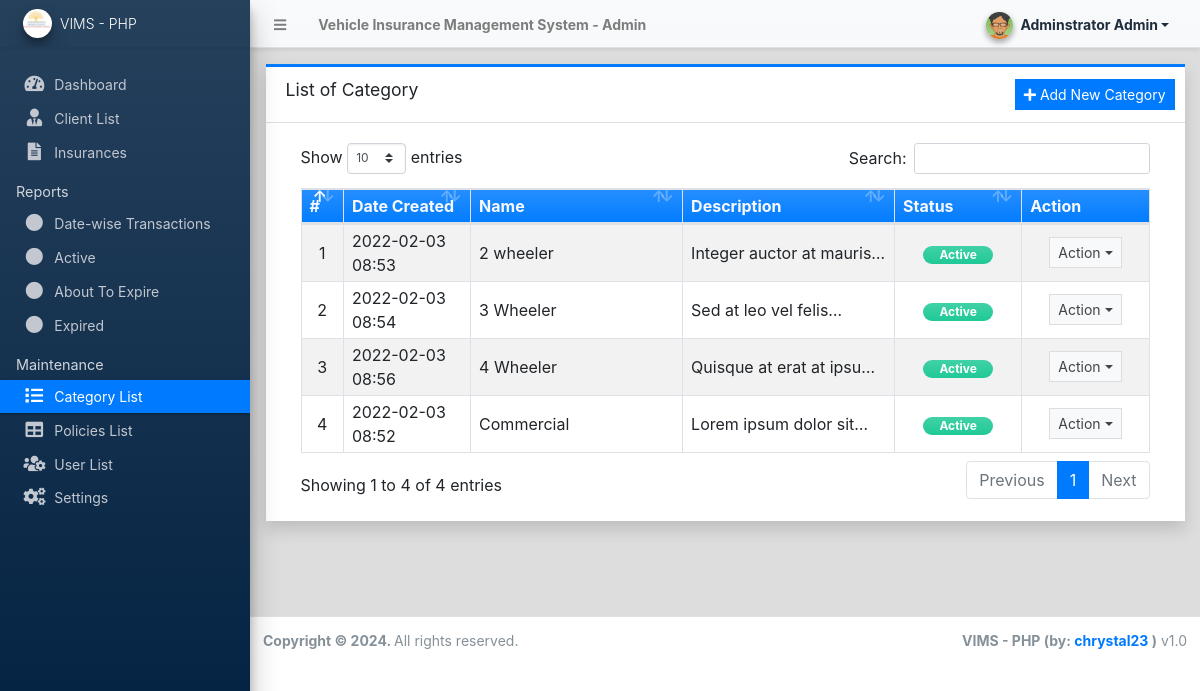
The app's page /admin/?page=categories (signed in) with its own data.
### tables this page shows
CREATE TABLE `category_list` (
  `id` int(30) NOT NULL,
  `name` text NOT NULL,
  `description` text NOT NULL,
  `status` tinyint(1) NOT NULL DEFAULT 1,
  `delete_flag` tinyint(1) NOT NULL DEFAULT 0,
  `date_created` datetime NOT NULL DEFAULT current_timestamp(),
  `date_updated` datetime DEFAULT NULL ON UPDATE current_timestamp()
);

### classes/DBConnection.php (called while the page is built, shortened)
<?php
class DBConnection{
    private $host = DB_SERVER;
    private $username = DB_USERNAME;
    private $password = DB_PASSWORD;
    private $database = DB_NAME;
    public $conn;
    public function __construct(){
        if (!isset($this->conn)) {
            $this->conn = new mysqli($this->host, $this->username, $this->password, $this->database);
        }
    }
}
?>

### classes/SystemSettings.php (called while the page is built, shortened)
<?php
class SystemSettings extends DBConnection{
	function userdata($field = ''){
		if(!empty($field)){
			if(isset($_SESSION['userdata'][$field]))
				return $_SESSION['userdata'][$field];
			else
				return null;
		}else{
			return false;
		}
	}
}
$_settings = new SystemSettings();
?>

### admin/categories/index.php (the view, shortened to what this page needs)
<div class="card card-outline card-primary rounded-0 shadow">
	<div class="card-header">
		<h3 class="card-title">List of Category</h3>
		<?php if($_settings->userdata('type') == 1): ?>
		<div class="card-tools">
			<a href="javascript:void(0)" id="create_new" class="btn btn-flat btn-sm btn-primary"><span class="fas fa-plus"></span>  Add New Category</a>
		</div>
		<?php endif; ?>
	</div>
	<div class="card-body">
		<div class="container-fluid">
        <div class="container-fluid">
			<table class="table table-bordered table-hover table-striped">
				<colgroup>
					<col width="5%">
					<col width="15%">
					<col width="25%">
					<col width="25%">
					<col width="15%">
					<col width="15%">
				</colgroup>
				<thead>
					<tr class="bg-gradient-primary text-light">
						<th>#</th>
						<th>Date Created</th>
						<th>Name</th>
						<th>Description</th>
						<th>Status</th>
						<th>Action</th>
					</tr>
				</thead>
				<tbody>
					<?php
						$i = 1;
						$qry = $conn->query("SELECT * from `category_list` where delete_flag = 0 order by `name` asc ");
						while($row = $qry->fetch_assoc()):
					?>
						<tr>
							<td class="text-center"><?php echo $i++; ?></td>
							<td class=""><?php echo date("Y-m-d H:i",strtotime($row['date_created'])) ?></td>
							<td class=""><p class="m-0 truncate-1"><?php echo $row['name'] ?></p></td>
							<td class=""><p class="m-0 truncate-1"><?php echo $row['description'] ?></p></td>
							<td class="text-center">
								<?php
									switch ($row['status']){
										case 1:
											echo '<span class="rounded-pill badge badge-success bg-gradient-teal px-3">Active</span>';
											break;
									}
								?>
							</td>
							<td align="center">
								 <button type="button" class="btn btn-flat btn-default btn-sm dropdown-toggle dropdown-icon" data-toggle="dropdown">
				                  		Action
				                  </button>
							</td>
						</tr>
					<?php endwhile; ?>
				</tbody>
			</table>
		</div>
		</div>
	</div>
</div>

### records on screen
category_list: date_created "2022-02-03 08:53", name "2 wheeler", description "Integer auctor at mauris…", status "Active"
category_list: date_created "2022-02-03 08:54", name "3 Wheeler", description "Sed at leo vel…", status "Active"
category_list: date_created "2022-02-03 08:56", name "4 Wheeler", description "Quisque at erat at…", status "Active"
category_list: date_created "2022-02-03 08:52", name "Commercial", description "Lorem ipsum dolor…", status "Active"

### other values on screen
$_settings->info('name') "Vehicle Insurance Management System"
$_settings->userdata('firstname').' '.$_settings->userdata('lastname') "Adminstrator Admin"
$_settings->info('short_name') "VIMS - PHP"
